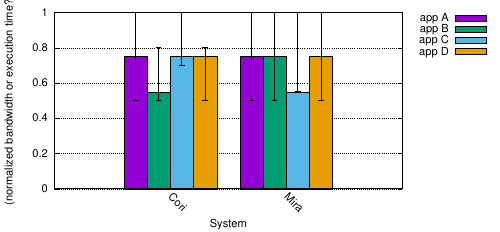

This figure's gnuplot source:
set term po eps color dashed 16 size 5in,2.33in

# color blindness work around
set style line 1 lc 1 lw 2 ps 0.5
set style line 2 lc 3 lw 2 ps 0.5
set style line 3 lc 4 lw 2 ps 0.5
set style line 4 lc 5 lw 2
set style line 5 lc 2 lw 2
set style increment user

set output "example-bar-var.eps"
set grid ytics
set key outside
#set key top right
#set xlabel "Access size (bytes)" offset -2,1
#set ylabel "Latency (us)" offset 3,-2
#set grid
#set rmargin 2

#set logscale x
#set logscale y
set yrange [0:]
set xtic nomirror rotate by -45
#set rmargin 4
#set lmargin 6
#set bmargin 8

#set yrange [1:10000000]

set style data histogram
set style histogram errorbars gap 1

set style fill solid border rgb "black"
set auto x
set xlabel "System"
set ylabel "(normalized bandwidth or execution time?)"
plot 'example-bar-var.dat' using ($3):($2):($4):xtic(1) title col, \
    '' using ($6):($5):($7):xtic(1) title col, \
    '' using ($9):($8):($10):xtic(1) title col, \
    '' using ($12):($11):($13):xtic(1) title col

#plot "<(grep write latency-paper.output)" using 3:($6*(1000*1000)) with linespoints lt 1 pt 7 linecolor rgb "red" title "write", \
#"<(grep read latency-paper.output)" using 3:($6*(1000*1000)) with linespoints lt 1 pt 7 linecolor rgb "green" title "read"

